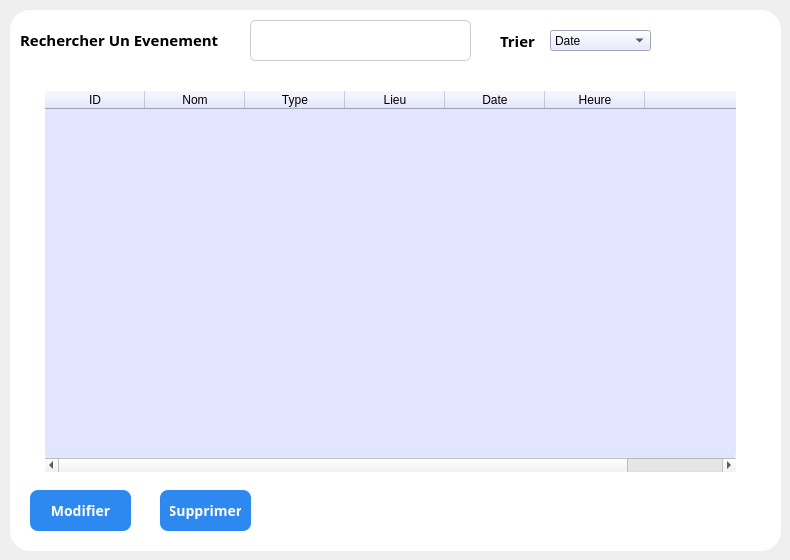
   <widget class="QWidget" name="tab">
    <attribute name="title">
     <string>Fonctionnalités</string>
    </attribute>
    <widget class="QFrame" name="frame_3">
     <property name="geometry">
      <rect>
       <x>10</x>
       <y>10</y>
       <width>771</width>
       <height>541</height>
      </rect>
     </property>
     <property name="styleSheet">
      <string notr="true">QFrame {
 border-radius: 20px;
	background-color: rgb(255, 255, 255);
}</string>
     </property>
     <property name="frameShape">
      <enum>QFrame::Shape::StyledPanel</enum>
     </property>
     <property name="frameShadow">
      <enum>QFrame::Shadow::Raised</enum>
     </property>
     <widget class="QLineEdit" name="lineEdit_6">
      <property name="geometry">
       <rect>
        <x>240</x>
        <y>10</y>
        <width>221</width>
        <height>41</height>
       </rect>
      </property>
      <property name="styleSheet">
       <string notr="true">QLineEdit {
    border: 1px solid #ccc;
    border-radius: 6px;
    padding: 8px;
    font-size: 12px;
}
QLineEdit:focus {
    border: 1px solid #2D89EF;
    background-color: #FFFFFF;
}</string>
      </property>
     </widget>
     <widget class="QLabel" name="label_12">
      <property name="geometry">
       <rect>
        <x>10</x>
        <y>19</y>
        <width>211</width>
        <height>21</height>
       </rect>
      </property>
      <property name="font">
       <font>
        <family>Arial Rounded MT</family>
        <pointsize>11</pointsize>
        <bold>true</bold>
       </font>
      </property>
      <property name="styleSheet">
       <string notr="true">color: rgb(0, 0, 0);</string>
      </property>
      <property name="text">
       <string>Rechercher Un Evenement</string>
      </property>
     </widget>
     <widget class="QTableWidget" name="tableWidget">
      <property name="geometry">
       <rect>
        <x>35</x>
        <y>81</y>
        <width>691</width>
        <height>381</height>
       </rect>
      </property>
      <property name="styleSheet">
       <string notr="true">border-raduis : 20px;
background-color : #e1e5ff;</string>
      </property>
      <column>
       <property name="text">
        <string>ID</string>
       </property>
      </column>
      <column>
       <property name="text">
        <string>Nom</string>
       </property>
      </column>
      <column>
       <property name="text">
        <string>Type</string>
       </property>
      </column>
      <column>
       <property name="text">
        <string>Lieu</string>
       </property>
      </column>
      <column>
       <property name="text">
        <string>Date</string>
       </property>
      </column>
      <column>
       <property name="text">
        <string>Heure</string>
       </property>
      </column>
      <column>
       <property name="text">
        <string/>
       </property>
      </column>
     </widget>
     <widget class="QLabel" name="label">
      <property name="geometry">
       <rect>
        <x>490</x>
        <y>20</y>
        <width>41</width>
        <height>21</height>
       </rect>
      </property>
      <property name="font">
       <font>
        <family>Bahnschrift</family>
        <pointsize>11</pointsize>
        <bold>true</bold>
       </font>
      </property>
      <property name="styleSheet">
       <string notr="true">color: rgb(0, 0, 0);</string>
      </property>
      <property name="text">
       <string>Trier</string>
      </property>
     </widget>
     <widget class="QComboBox" name="comboBox">
      <property name="geometry">
       <rect>
        <x>540</x>
        <y>20</y>
        <width>101</width>
        <height>21</height>
       </rect>
      </property>
      <property name="styleSheet">
       <string notr="true">background-color : #e1e5ff;</string>
      </property>
      <item>
       <property name="text">
        <string>Date</string>
       </property>
      </item>
      <item>
       <property name="text">
        <string>Nombre d'inscrits</string>
       </property>
      </item>
     </widget>
     <widget class="QPushButton" name="pushButton_8">
      <property name="geometry">
       <rect>
        <x>20</x>
        <y>480</y>
        <width>101</width>
        <height>41</height>
       </rect>
      </property>
      <property name="font">
       <font>
        <family>Bahnschrift</family>
        <pointsize>-1</pointsize>
        <bold>true</bold>
       </font>
      </property>
      <property name="styleSheet">
       <string notr="true">QPushButton {
    background-color: #2D89EF;
    color: white;
    border-radius: 8px;
    padding: 10px;
    font-size: 14px;
}
QPushButton:hover {
    background-color: #1E5BB8;
}
QPushButton:pressed {
    background-color: #FFFFFF;
}</string>
      </property>
      <property name="text">
       <string>Modifier</string>
      </property>
     </widget>
     <widget class="QPushButton" name="pushButton_2">
      <property name="geometry">
       <rect>
        <x>150</x>
        <y>480</y>
        <width>91</width>
        <height>41</height>
       </rect>
      </property>
      <property name="font">
       <font>
        <family>Bahnschrift</family>
        <pointsize>-1</pointsize>
        <bold>true</bold>
       </font>
      </property>
      <property name="styleSheet">
       <string notr="true">QPushButton {
    background-color: #2D89EF;
    color: white;
    border-radius: 8px;
    padding: 10px;
    font-size: 14px;
}
QPushButton:hover {
    background-color: #1E5BB8;
}
QPushButton:pressed {
    background-color: #FFFFFF;
}</string>
      </property>
      <property name="text">
       <string>Supprimer</string>
      </property>
     </widget>
    </widget>
   </widget>
